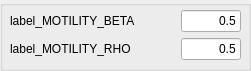
           <widget class="QGroupBox" name="groupBox_TC">
            <property name="geometry">
             <rect>
              <x>400</x>
              <y>50</y>
              <width>251</width>
              <height>71</height>
             </rect>
            </property>
            <property name="title">
             <string/>
            </property>
            <widget class="QWidget" name="layoutWidget_2">
             <property name="geometry">
              <rect>
               <x>10</x>
               <y>10</y>
               <width>231</width>
               <height>51</height>
              </rect>
             </property>
             <layout class="QGridLayout" name="gridLayout_TC">
              <item row="0" column="0">
               <widget class="QMyLabel" name="label_MOTILITY_BETA">
                <property name="sizePolicy">
                 <sizepolicy hsizetype="Fixed" vsizetype="Preferred">
                  <horstretch>0</horstretch>
                  <verstretch>0</verstretch>
                 </sizepolicy>
                </property>
                <property name="mouseTracking">
                 <bool>false</bool>
                </property>
                <property name="text">
                 <string>label_MOTILITY_BETA</string>
                </property>
                <property name="wordWrap">
                 <bool>false</bool>
                </property>
               </widget>
              </item>
              <item row="0" column="1">
               <spacer name="horizontalSpacer_10">
                <property name="orientation">
                 <enum>Qt::Horizontal</enum>
                </property>
                <property name="sizeHint" stdset="0">
                 <size>
                  <width>13</width>
                  <height>17</height>
                 </size>
                </property>
               </spacer>
              </item>
              <item row="0" column="2">
               <widget class="QLineEdit" name="line_MOTILITY_BETA">
                <property name="maximumSize">
                 <size>
                  <width>60</width>
                  <height>16777215</height>
                 </size>
                </property>
                <property name="text">
                 <string>0.5</string>
                </property>
                <property name="alignment">
                 <set>Qt::AlignRight|Qt::AlignTrailing|Qt::AlignVCenter</set>
                </property>
               </widget>
              </item>
              <item row="1" column="0">
               <widget class="QMyLabel" name="label_MOTILITY_RHO">
                <property name="sizePolicy">
                 <sizepolicy hsizetype="Fixed" vsizetype="Preferred">
                  <horstretch>0</horstretch>
                  <verstretch>0</verstretch>
                 </sizepolicy>
                </property>
                <property name="mouseTracking">
                 <bool>false</bool>
                </property>
                <property name="text">
                 <string>label_MOTILITY_RHO</string>
                </property>
                <property name="wordWrap">
                 <bool>false</bool>
                </property>
               </widget>
              </item>
              <item row="1" column="1">
               <spacer name="horizontalSpacer_11">
                <property name="orientation">
                 <enum>Qt::Horizontal</enum>
                </property>
                <property name="sizeHint" stdset="0">
                 <size>
                  <width>13</width>
                  <height>17</height>
                 </size>
                </property>
               </spacer>
              </item>
              <item row="1" column="2">
               <widget class="QLineEdit" name="line_MOTILITY_RHO">
                <property name="maximumSize">
                 <size>
                  <width>60</width>
                  <height>16777215</height>
                 </size>
                </property>
                <property name="text">
                 <string>0.5</string>
                </property>
                <property name="alignment">
                 <set>Qt::AlignRight|Qt::AlignTrailing|Qt::AlignVCenter</set>
                </property>
               </widget>
              </item>
             </layout>
            </widget>
           </widget>
